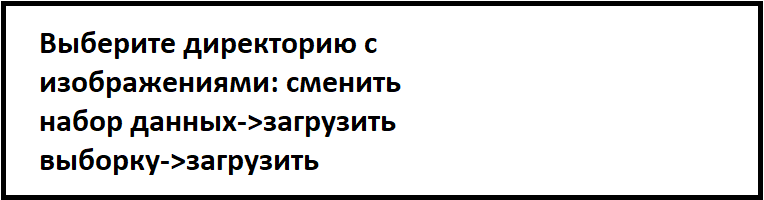
#> input picture interface/IQA/instruction_image.png, 764 x 200 px
$ python -i sharpness.py   (imports and definitions only)
#> lines starting #> are read from the running program, lines starting #| are printed output that depends on the picture
#> further down, picture is the input picture: shape (200, 764, 3); mean B, G, R 221.4, 221.4, 221.4
import cv2
import numpy as np
from math import atan

def get_grad_dir(grad_x, grad_y):
  if grad_x == 0:
    if grad_y > 0:
      return 'up'
    else:
      return 'down'
  angle = atan(grad_y / grad_x)
  pi = 3.141592
  angles = np.array([pi / 2, pi / 4, 0, -pi / 4, -pi / 2])
  directions = ['up', 'up-right', 'right', 'down-right', 'down']
  angles = np.abs(angles - angle)
  min_angle_index = list(angles).index(min(angles))
  direction = directions[min_angle_index]
  return direction


# [47 lines left out: function pick_pixels, not called in this run]


def measure_sharpness(src_img, rate = 0.75):
#> called with rate = 0.75
  edges_img = cv2.Canny(src_img, 3, 1)
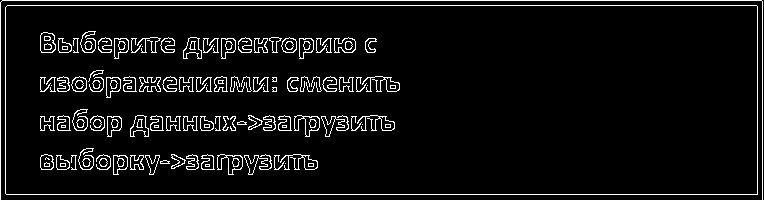
#> edges_img: shape (200, 764); 6.2% white in thin lines or dots
  interval = 5
  sharpness = []
  edge_intensity = edges_img.max()
#> edge_intensity = 255
  height, width = edges_img.shape
#> height = 200; width = 764
  sobel_x = cv2.Sobel(src_img, -1, 1, 0)
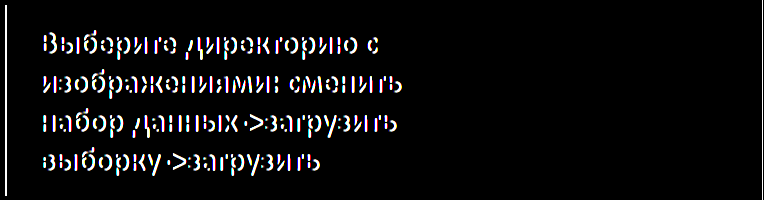
#> sobel_x: shape (200, 764, 3); mean B, G, R 12.9, 12.1, 12.7
  sobel_y = cv2.Sobel(src_img, -1, 0, 1)
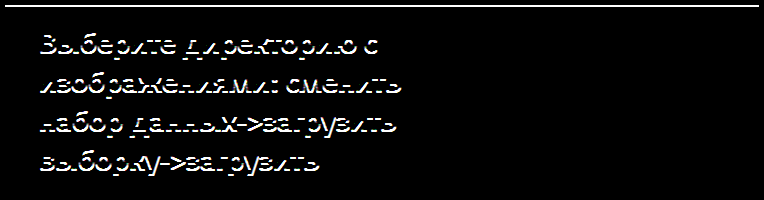
#> sobel_y: shape (200, 764, 3); mean B, G, R 11.6, 11.7, 11.6
  for i in range(interval, height - interval):
    for j in range(interval, width - interval):
      if edges_img[i][j] == edge_intensity:
        direction = get_grad_dir(sobel_x[i][j], sobel_y[i][j])
        pixels = list(pick_pixels(src_img, (i,j), direction, interval, True) + pick_pixels(src_img, (i,j), direction, interval))
        min_pixel = min(pixels)
        min_pixel_index = pixels.index(min_pixel)
        max_pixel = max(pixels)
        max_pixel_index = pixels.index(max_pixel)
        curr_sharpness = (max_pixel - min_pixel) / (abs(max_pixel_index - min_pixel_index) + 1)
        sharpness.append(curr_sharpness)
#> after the loop, sharpness = []
  sharpness.sort()
  sharpness = sharpness[int(len(sharpness) * rate):len(sharpness)]
  sharpness = np.array(sharpness)
  return sharpness.mean()

>>> import cv2
>>> picture = cv2.imread('../instruction_image.png')
#> (the run stopped early here; a loop or call above may not have finished)
